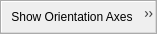
<?xml version="1.0" encoding="UTF-8"?>
<ui version="4.0">
 <class>axesToolbar</class>
 <widget class="QToolBar" name="axesToolbar">
  <property name="enabled">
   <bool>true</bool>
  </property>
  <property name="geometry">
   <rect>
    <x>0</x>
    <y>0</y>
    <width>128</width>
    <height>34</height>
   </rect>
  </property>
  <property name="windowTitle">
   <string>Center Axes Controls</string>
  </property>
  <property name="orientation">
   <enum>Qt::Horizontal</enum>
  </property>
  <action name="actionShowOrientationAxes">
   <property name="checkable">
    <bool>true</bool>
   </property>
   <property name="enabled">
    <bool>true</bool>
   </property>
   <property name="icon">
    <iconset resource="scanner.qrc">
     <normaloff>:/scanner/Resources/Icons/pqShowOrientationAxes24.png</normaloff>:/scanner/Resources/Icons/pqShowOrientationAxes24.png</iconset>
   </property>
   <property name="text">
    <string>Show Orientation Axes</string>
   </property>
   <property name="statusTip">
    <string>Show/Hide orientation axes</string>
   </property>
  </action>
  <action name="actionShowCenterAxes">
   <property name="checkable">
    <bool>true</bool>
   </property>
   <property name="enabled">
    <bool>true</bool>
   </property>
   <property name="icon">
    <iconset resource="scanner.qrc">
     <normaloff>:/scanner/Resources/Icons/pqShowCenterAxes24.png</normaloff>:/scanner/Resources/Icons/pqShowCenterAxes24.png</iconset>
   </property>
   <property name="text">
    <string>Show Center</string>
   </property>
   <property name="statusTip">
    <string>Show/Hide center of rotation</string>
   </property>
  </action>
  <action name="actionPickCenter">
   <property name="checkable">
    <bool>true</bool>
   </property>
   <property name="enabled">
    <bool>true</bool>
   </property>
   <property name="icon">
    <iconset resource="scanner.qrc">
     <normaloff>:/scanner/Resources/Icons/pqPickCenter24.png</normaloff>:/scanner/Resources/Icons/pqPickCenter24.png</iconset>
   </property>
   <property name="text">
    <string>Pick Center</string>
   </property>
   <property name="iconText">
    <string>Pick Center</string>
   </property>
   <property name="toolTip">
    <string>Pick Center</string>
   </property>
   <property name="statusTip">
    <string>Mouse press to pick center of rotation</string>
   </property>
  </action>
  <action name="actionResetCenter">
   <property name="enabled">
    <bool>true</bool>
   </property>
   <property name="icon">
    <iconset resource="scanner.qrc">
     <normaloff>:/scanner/Resources/Icons/pqResetCenter24.png</normaloff>:/scanner/Resources/Icons/pqResetCenter24.png</iconset>
   </property>
   <property name="text">
    <string>Reset Center</string>
   </property>
   <property name="statusTip">
    <string>Reset center of rotation</string>
   </property>
  </action>
  <addaction name="actionShowOrientationAxes"/>
  <addaction name="actionShowCenterAxes"/>
  <addaction name="actionResetCenter"/>
  <addaction name="actionPickCenter"/>
 </widget>
 <resources>
  <include location="scanner.qrc"/>
 </resources>
 <connections/>
</ui>
